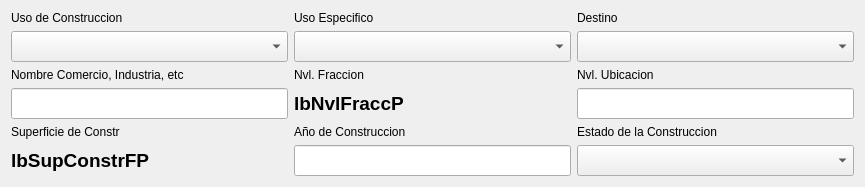
                   <widget class="QWidget" name="widget_10" native="true">
                    <layout class="QGridLayout" name="gridLayout_13">
                     <item row="2" column="1">
                      <widget class="QLabel" name="label_47">
                       <property name="text">
                        <string>Nvl. Fraccion</string>
                       </property>
                      </widget>
                     </item>
                     <item row="3" column="2">
                      <widget class="QLineEdit" name="leNvlUbicaP">
                       <property name="minimumSize">
                        <size>
                         <width>277</width>
                         <height>0</height>
                        </size>
                       </property>
                       <property name="font">
                        <font>
                         <pointsize>14</pointsize>
                         <weight>75</weight>
                         <bold>true</bold>
                        </font>
                       </property>
                      </widget>
                     </item>
                     <item row="5" column="1">
                      <widget class="QLineEdit" name="leAnioConsP">
                       <property name="minimumSize">
                        <size>
                         <width>277</width>
                         <height>0</height>
                        </size>
                       </property>
                       <property name="font">
                        <font>
                         <pointsize>14</pointsize>
                         <weight>75</weight>
                         <bold>true</bold>
                        </font>
                       </property>
                      </widget>
                     </item>
                     <item row="0" column="2">
                      <widget class="QLabel" name="label_45">
                       <property name="text">
                        <string>Destino</string>
                       </property>
                      </widget>
                     </item>
                     <item row="0" column="1">
                      <widget class="QLabel" name="label_49">
                       <property name="text">
                        <string>Uso Especifico</string>
                       </property>
                      </widget>
                     </item>
                     <item row="2" column="0">
                      <widget class="QLabel" name="label_46">
                       <property name="text">
                        <string>Nombre Comercio, Industria, etc</string>
                       </property>
                      </widget>
                     </item>
                     <item row="3" column="1">
                      <widget class="QLabel" name="lbNvlFraccP">
                       <property name="minimumSize">
                        <size>
                         <width>277</width>
                         <height>0</height>
                        </size>
                       </property>
                       <property name="font">
                        <font>
                         <pointsize>14</pointsize>
                         <weight>75</weight>
                         <bold>true</bold>
                        </font>
                       </property>
                       <property name="text">
                        <string>lbNvlFraccP</string>
                       </property>
                      </widget>
                     </item>
                     <item row="5" column="0">
                      <widget class="QLabel" name="lbSupConstrFP">
                       <property name="minimumSize">
                        <size>
                         <width>277</width>
                         <height>0</height>
                        </size>
                       </property>
                       <property name="font">
                        <font>
                         <pointsize>14</pointsize>
                         <weight>75</weight>
                         <bold>true</bold>
                        </font>
                       </property>
                       <property name="text">
                        <string>lbSupConstrFP</string>
                       </property>
                      </widget>
                     </item>
                     <item row="4" column="1">
                      <widget class="QLabel" name="label_58">
                       <property name="text">
                        <string>Año de Construccion</string>
                       </property>
                      </widget>
                     </item>
                     <item row="4" column="0">
                      <widget class="QLabel" name="label_56">
                       <property name="text">
                        <string>Superficie de Constr</string>
                       </property>
                      </widget>
                     </item>
                     <item row="0" column="0">
                      <widget class="QLabel" name="label_44">
                       <property name="text">
                        <string>Uso de Construccion</string>
                       </property>
                      </widget>
                     </item>
                     <item row="2" column="2">
                      <widget class="QLabel" name="label_48">
                       <property name="text">
                        <string>Nvl. Ubicacion</string>
                       </property>
                      </widget>
                     </item>
                     <item row="1" column="2">
                      <widget class="QComboBox" name="cmbDestinoP">
                       <property name="minimumSize">
                        <size>
                         <width>227</width>
                         <height>0</height>
                        </size>
                       </property>
                       <property name="maximumSize">
                        <size>
                         <width>500</width>
                         <height>16777215</height>
                        </size>
                       </property>
                       <property name="font">
                        <font>
                         <pointsize>14</pointsize>
                         <weight>75</weight>
                         <bold>true</bold>
                        </font>
                       </property>
                       <property name="styleSheet">
                        <string notr="true">QComboBox QAbstractItemView::item { min-height: 25;}
QListView{color: black ; font-size: 16px; outline:none; font-weight:bold}QListView::item:selected { color: red; background-color: lightgray;}</string>
                       </property>
                      </widget>
                     </item>
                     <item row="3" column="0">
                      <widget class="QLineEdit" name="leNombreP">
                       <property name="minimumSize">
                        <size>
                         <width>277</width>
                         <height>0</height>
                        </size>
                       </property>
                       <property name="font">
                        <font>
                         <pointsize>14</pointsize>
                         <weight>75</weight>
                         <bold>true</bold>
                        </font>
                       </property>
                      </widget>
                     </item>
                     <item row="1" column="1">
                      <widget class="QComboBox" name="cmbUsoEspP">
                       <property name="minimumSize">
                        <size>
                         <width>227</width>
                         <height>0</height>
                        </size>
                       </property>
                       <property name="maximumSize">
                        <size>
                         <width>500</width>
                         <height>16777215</height>
                        </size>
                       </property>
                       <property name="font">
                        <font>
                         <pointsize>14</pointsize>
                         <weight>75</weight>
                         <bold>true</bold>
                        </font>
                       </property>
                       <property name="styleSheet">
                        <string notr="true">QComboBox QAbstractItemView::item { min-height: 25;}
QListView{color: black ; font-size: 16px; outline:none; font-weight:bold}QListView::item:selected { color: red; background-color: lightgray;}</string>
                       </property>
                      </widget>
                     </item>
                     <item row="5" column="2">
                      <widget class="QComboBox" name="cmbEdoConstrP">
                       <property name="minimumSize">
                        <size>
                         <width>277</width>
                         <height>0</height>
                        </size>
                       </property>
                       <property name="maximumSize">
                        <size>
                         <width>500</width>
                         <height>16777215</height>
                        </size>
                       </property>
                       <property name="font">
                        <font>
                         <pointsize>14</pointsize>
                         <weight>75</weight>
                         <bold>true</bold>
                        </font>
                       </property>
                       <property name="styleSheet">
                        <string notr="true">QComboBox QAbstractItemView::item { min-height: 25;}
QListView{color: black ; font-size: 16px; outline:none; font-weight:bold}QListView::item:selected { color: red; background-color: lightgray;}</string>
                       </property>
                      </widget>
                     </item>
                     <item row="4" column="2">
                      <widget class="QLabel" name="label_57">
                       <property name="text">
                        <string>Estado de la Construccion</string>
                       </property>
                      </widget>
                     </item>
                     <item row="1" column="0">
                      <widget class="QComboBox" name="cmbUsoConstrP">
                       <property name="minimumSize">
                        <size>
                         <width>227</width>
                         <height>0</height>
                        </size>
                       </property>
                       <property name="maximumSize">
                        <size>
                         <width>500</width>
                         <height>16777215</height>
                        </size>
                       </property>
                       <property name="font">
                        <font>
                         <pointsize>14</pointsize>
                         <weight>75</weight>
                         <bold>true</bold>
                        </font>
                       </property>
                       <property name="styleSheet">
                        <string notr="true">QComboBox QAbstractItemView::item { min-height: 25;}
QListView{color: black ; font-size: 16px; outline:none; font-weight:bold}QListView::item:selected { color: red; background-color: lightgray;}</string>
                       </property>
                      </widget>
                     </item>
                    </layout>
                   </widget>
